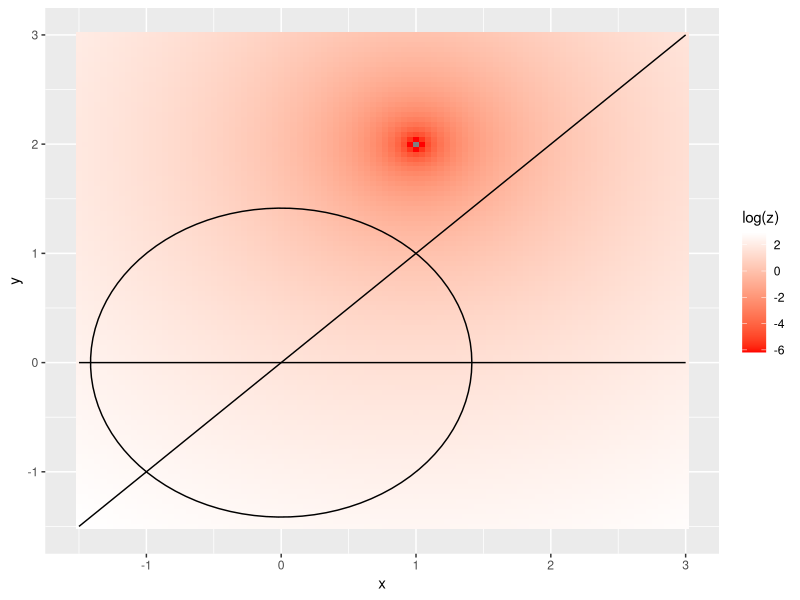

Here is the R script that generated this plot: (Note: this script raises an error after producing the figure.)
# 最急降下法、ニュートン法、の比較

library(ggplot2)

call.2 = function( fun, x, y ){ fun(cbind(x,y)) }
f  = function(x){
  if( !is.matrix(x) ){ x = matrix(x,1,2) }
  (x[,1]-1)^2+(x[,2]-2)^2
  }
c1 = function(x){
  if( !is.matrix(x) ){ x = matrix(x,1,2) }
  x[,1]^2+x[,2]^2-2
}
c2 = function(x){
  if( !is.matrix(x) ){ x = matrix(x,1,2) }
  -x[,1]+x[,2]
}
c3 = function(x){
  if( !is.matrix(x) ){ x = matrix(x,1,2) }
  -x[,2]
}

# 関数値の可視化
N <- 100
x <- seq( -1.5, 3, length=N)
y <- seq( -1.5, 3, length=N)
d.cont <- data.frame( x=rep(x,N), y=rep(y,each=N) )
d.cont <- transform( d.cont, z=call.2( f, x, y ) )

p <- ggplot()
p <- p + geom_tile( data=d.cont, aes(x=x,y=y,z=z,fill=log(z) )) 
p <- p + geom_path( data=data.frame(x=sqrt(2)*cos(seq(0,2*pi,length.out=100)),
                                    y=sqrt(2)*sin(seq(0,2*pi,length.out=100))),
                    aes(x=x,y=y) )
p <- p + geom_path( data=data.frame(x=x,y=x), aes(x=x,y=y) )
p <- p + geom_path( data=data.frame(x=x,y=x), aes(x=x,y=0) )
p <- p + scale_fill_gradient(low = "red", high = "white") 
print(p)

# 最急降下法
x = c(0,1)
as = seq(0,10,length.out = 10000)
ps.grad = data.frame( x=x[1], y=x[2], z=f(x) )
while( sum(df(x)^2) > 0.0001 ){
  d = df(x)
  # 直線探索
  a = as[ which.min( f(sweep(-1*as%*%d,2,x,FUN="+")) ) ]
  x = x - a*d
  ps.grad = rbind( ps.grad, data.frame( x=x[1], y=x[2], z=f(x) ) )
}

# ニュートン法
x = c(0,1)
ps.new = data.frame( x=x[1], y=x[2], z=f(x) )
while( sum(df(x)^2) > 0.0001 ){
  d = q.solve( matrix(x,1,2) )
  x = x + d
  ps.new = rbind( ps.new, data.frame( x=x[1], y=x[2], z=f(x) ) )
}

# BFGS法
x = c(0,1)
B = matrix(c(1,0,0,1),2,2)

ps.quasi = data.frame( x=x[1], y=x[2], z=f(x) )
as = seq(0,10,length.out = 10000)
while( sum(df(x)^2) > 0.0001 ){
  d = -1*df(x)%*%solve(B)
  a = as[ which.min( f(sweep(as%*%d,2,x,FUN="+")) ) ]
  s = a*d
  y = -1*df(x)
  x = x + a*d
  y = y + df(x)
  ps.quasi = rbind( ps.quasi, data.frame( x=x[1], y=x[2], z=f(x) ) )
  if( y%*%t(s)<0) next 
  B = B + 1.0 / as.numeric(y%*%t(s)) * (t(y)%*%y)- 1.0 / as.numeric(s%*%B%*%t(s)) * B %*% t(s) %*% s %*% B
}

data <- rbind( data.frame( method="gradient", iter=seq(1,nrow(ps.grad)), x=ps.grad$x, y=ps.grad$y, f=ps.grad$z ),
               data.frame( method="newton",   iter=seq(1,nrow(ps.new)),  x=ps.new$x,  y=ps.new$y,  f=ps.new$z ),
               data.frame( method="quasi",    iter=seq(1,nrow(ps.quasi)),x=ps.quasi$x,y=ps.quasi$y,f=ps.quasi$z ) )

# 収束の度合い
p <- ggplot()
p <- p + geom_line( data=data, aes(x=iter,y=f,group=method, color=method ) ) 
p <- p + scale_x_log10() + scale_y_log10()
print(p)

# 軌跡
p <- ggplot()
p <- p + geom_tile( data=d.cont, aes(x=x,y=y,z=z,fill=log(z) )) 
p <- p + scale_fill_gradient(low = "gray", high = "white") 
p <- p + geom_point( data=data, aes(x=x,y=y,color=method) ) + geom_path( data=data, aes(x=x,y=y,color=method) )
print(p)
